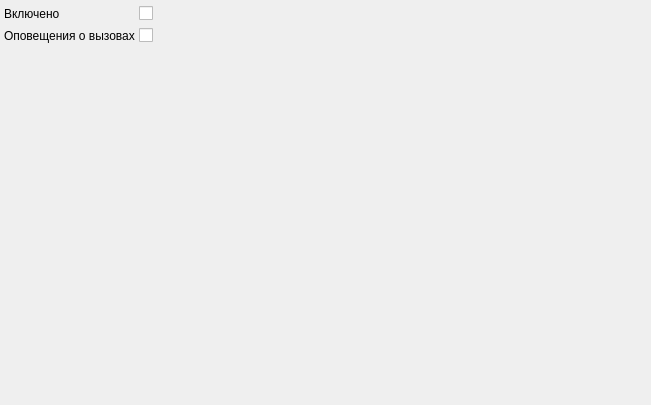
<?xml version="1.0" encoding="UTF-8"?>
<ui version="4.0">
 <class>UISComPage</class>
 <widget class="QWidget" name="UISComPage">
  <property name="geometry">
   <rect>
    <x>0</x>
    <y>0</y>
    <width>651</width>
    <height>405</height>
   </rect>
  </property>
  <property name="windowTitle">
   <string>Настройки облачной телефонии &quot;UISCom&quot;</string>
  </property>
  <property name="toolTip">
   <string>Настройка облачной телефонии &quot;UISCom&quot;</string>
  </property>
  <layout class="QGridLayout" name="gridLayout">
   <property name="margin">
    <number>4</number>
   </property>
   <property name="spacing">
    <number>4</number>
   </property>
   <item row="2" column="0">
    <widget class="QLabel" name="lblUISComEnabled">
     <property name="text">
      <string>Включено</string>
     </property>
     <property name="buddy">
      <cstring>chkUISComEnabled</cstring>
     </property>
    </widget>
   </item>
   <item row="2" column="2">
    <spacer name="horizontalSpacer">
     <property name="orientation">
      <enum>Qt::Horizontal</enum>
     </property>
     <property name="sizeType">
      <enum>QSizePolicy::Expanding</enum>
     </property>
     <property name="sizeHint" stdset="0">
      <size>
       <width>400</width>
       <height>20</height>
      </size>
     </property>
    </spacer>
   </item>
   <item row="4" column="0">
    <spacer name="verticalSpacer">
     <property name="orientation">
      <enum>Qt::Vertical</enum>
     </property>
     <property name="sizeHint" stdset="0">
      <size>
       <width>20</width>
       <height>1</height>
      </size>
     </property>
    </spacer>
   </item>
   <item row="2" column="1">
    <widget class="QCheckBox" name="chkUISComEnabled">
     <property name="text">
      <string/>
     </property>
    </widget>
   </item>
   <item row="3" column="0">
    <widget class="QLabel" name="label">
     <property name="text">
      <string>Оповещения о вызовах</string>
     </property>
    </widget>
   </item>
   <item row="3" column="1">
    <widget class="QCheckBox" name="chkIncCallNotification">
     <property name="text">
      <string/>
     </property>
    </widget>
   </item>
  </layout>
 </widget>
 <resources/>
 <connections/>
</ui>
